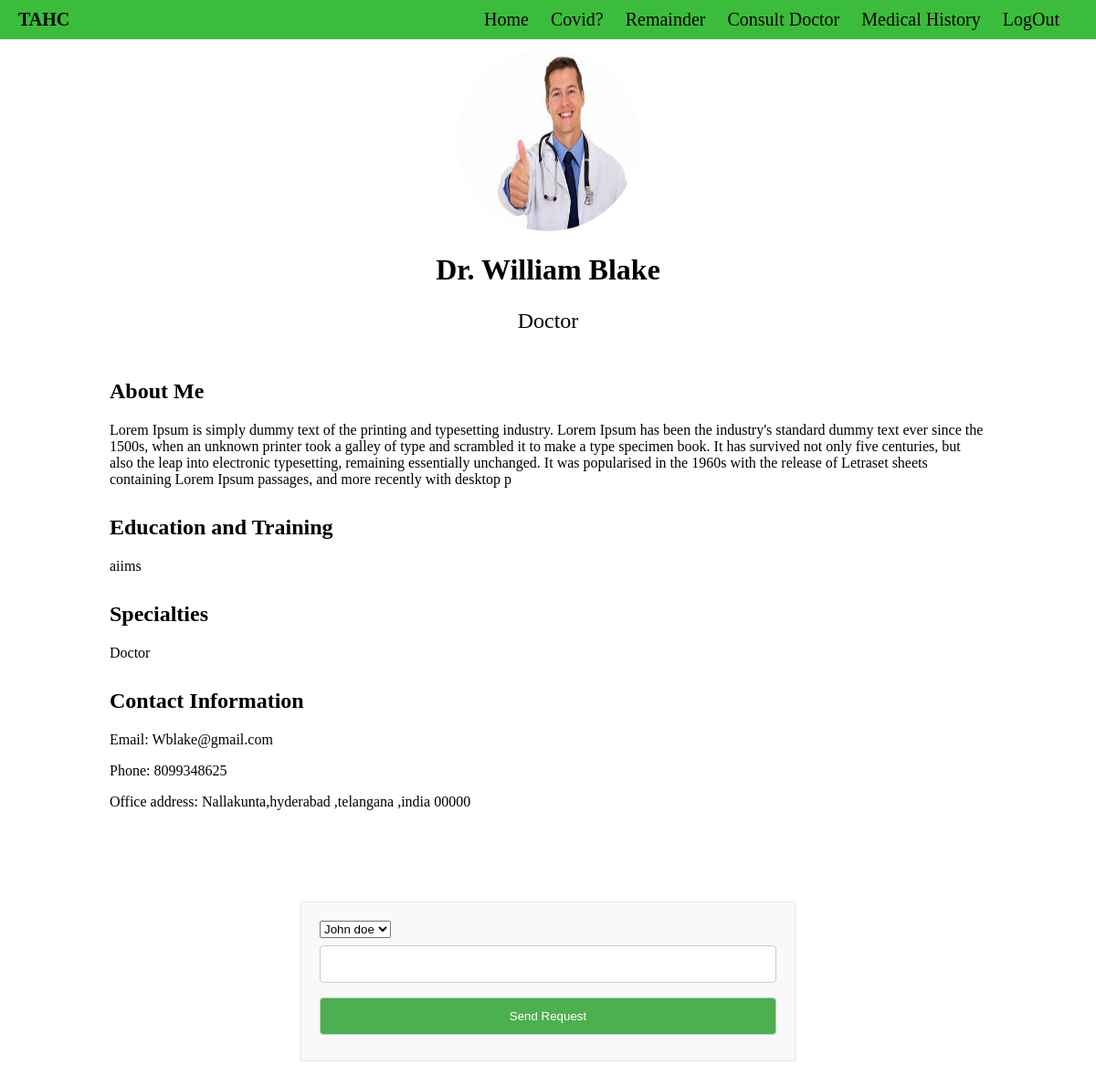
Screenshot of /Message_doc/1 (signed in) with the database file from the repository.
### Health/models.py (models this page shows)
class Doctor(models.Model):
    host = models.OneToOneField(User, on_delete=models.CASCADE)
    Name = models.CharField(max_length=30)
    Profile_pic = models.ImageField(null=True ,default="doctor.png")
    Date_of_birth = models.DateField(null=True)
    street = models.CharField(max_length=100)
    city = models.CharField(max_length=30)
    state = models.CharField(max_length=30)
    country = models.CharField(max_length=30)
    Experience = models.PositiveIntegerField()
    Position = models.CharField(max_length=30)
    Profession = models.CharField(max_length=100)
    About_me = models.TextField(max_length=500)
    Education_from = models.CharField(max_length=100)
    email = models.EmailField(blank= False)
    mobile_number = models.IntegerField(blank = True)

### Health/views.py (the view, shortened to what this page needs)
# urls.py: path('Message_doc/<int:pk>',views.Request_doc,name="Request_doc"),
def Request_doc(request,pk):
    form = Doctor.objects.get(id = pk)
    form_patient = Patient.objects.filter(host = request.user)
    print(form_patient)
    form_data = RoomDocForm()
    context = {"form": form ,"opt":True,"form_data":form_data,"form_patient":form_patient}
    return render(request, 'Health/patient_doc_view.html', context)

### Health/forms.py
class RoomDocForm(ModelForm):
    class Meta:
        model = Room_doc
        fields = ["message_to_doc"]

### Health/models.py (called while the page is built)
    def __str__(self):
        return self.user_name

### Health/templates/Health/patient_doc_view.html (shortened to what this page needs)
{% extends 'main.html' %}
{% block content %}
<div class="profile-container">
    <div class="profile-header">
        <div class="profile-picture">
            <img src="{{form.Profile_pic.url}}" alt="not found" />
        </div>
        <h1 class="profile-name">Dr. {{form.Name}}</h1>
        <p class="profile-title">{{form.Profession}}</p>
    </div>
    <div class="profile-info">
        <h2>About Me</h2>
        <p>{{form.About_me}}</p>
        <h2>Education and Training</h2>
        <p>{{form.Education_from}}</p>
        <h2>Specialties</h2>
        <p>{{form.Profession}}</p>
        <h2>Contact Information</h2>
        <p>Email: {{form.email}}</p>
        <p>Phone: {{form.mobile_number}}</p>
        <p>Office address: {{form.street}},{{form.city}} ,{{form.state}} ,{{form.country}} 00000</p>
    </div>
</div>
{% if opt == False %}
<div class="doc_to_patient">
    <a href="{% url 'Request_doc' form.id %}">Consult Doctor</a>
</div>
{% else %}
<div class="signup-form-container">
<form action="" method="POST">
    <select name="option_sel" class="idk">
        {% for usr in form_patient %}
        <option value="{{usr}}" >{{usr}}</option>
        {% endfor %}
    </select>
    {% for fields in form_data %}
    <div class="form-group">
        {{fields}}
    </div>
    {% endfor %}
    <input type="submit" value="Send Request" class="btn btn-primary">
</form>
</div>
{% endif %}
{% endblock %}

### static/styles/main.css (style rules this page uses)
body { margin: 0px; padding: 0px; }
.signup-form-container { width: 500px; margin: 100px auto; padding: 20px; background-color: #f9f9f9; border: 1px solid #e5e5e5; }
.signup-form-container input { width: 100%; padding: 12px 20px; margin: 8px 0; box-sizing: border-box; border: 1px solid #ccc; border-radius: 4px; }
.btn { width: 100%; background-color: #4CAF50; color: white; padding: 14px 20px; margin: 8px 0; border: none; border-radius: 4px; cursor: pointer; }
.profile-container { width: 80%; margin: 10px auto; }
.profile-container .profile-header { text-align: center; }
.profile-picture img { border-radius: 50%; width: 200px; height: 200px; }
.profile-name { font-size: 2em; margin-top: 20px; }
.profile-title { font-size: 1.5em; margin-bottom: 20px; }
.profile-container .profile-info { margin-top: 50px; }
.profile-info h2 { margin-top: 30px; }

### rows the page displays
Doctor: Profile_pic (picture), Name "William Blake", Profession "Doctor", About_me "Lorem Ipsum is simply dummy text of the printing and typesetting industry. Lorem Ipsum has been the industry's standard dummy text ever since the 1500s, when an unknown printer took a galley of type and scrambled it to make a type specimen book. It has survived not only five centuries, but also the leap into electronic typesetting, remaining essentially unchanged. It was popularised in the 1960s with the release of Letraset sheets containing Lorem Ipsum passages, and more recently with desktop p", Education_from "aiims", email "Wblake@gmail.com", mobile_number "8099348625", street "Nallakunta", city "hyderabad", state "telangana", country "india"

### other values shown
form field option_sel "John doe"
